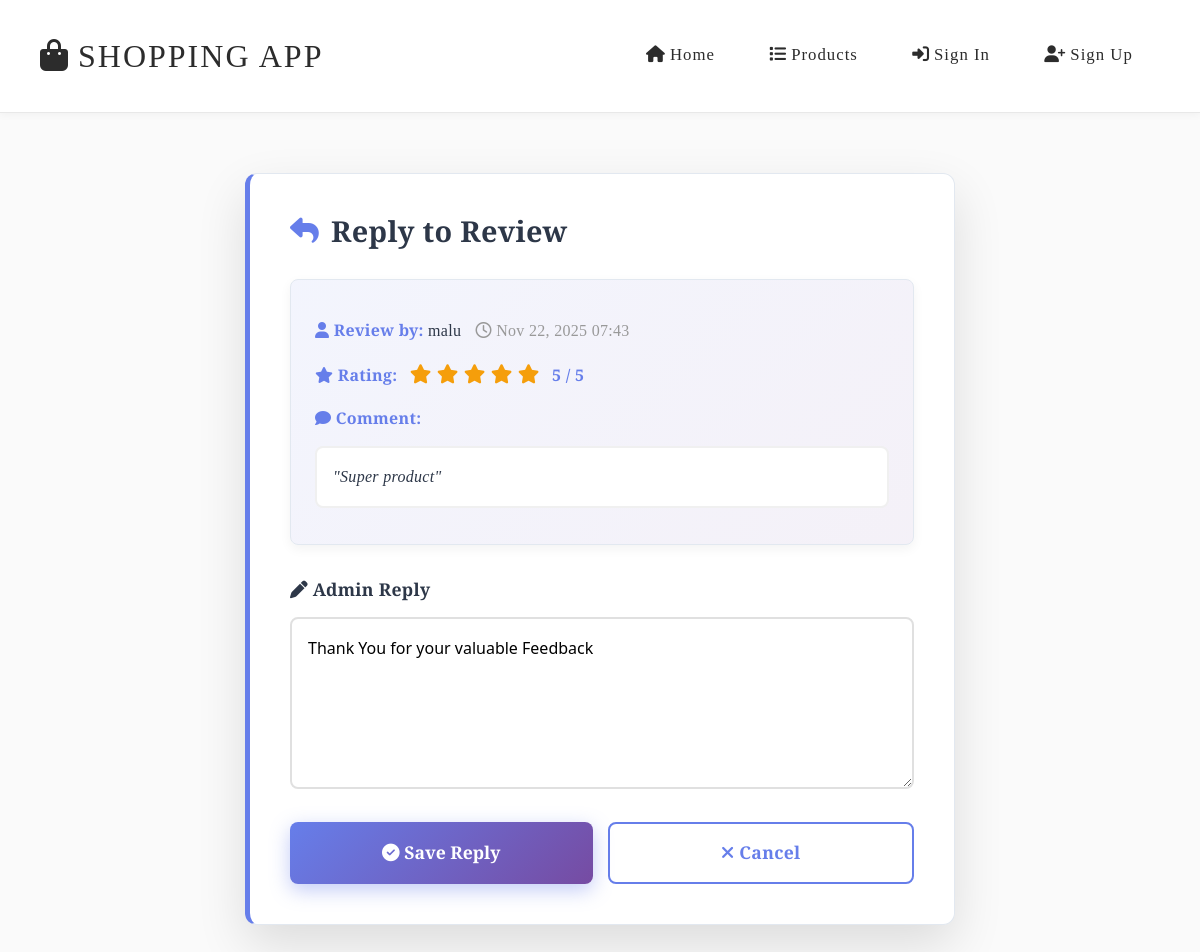
/reply-review/4/, run on the app's committed database.
### onlineshoppingapp/models.py (models this page shows, shortened)
class Review(models.Model):
    user = models.ForeignKey(User, on_delete=models.CASCADE)
    product = models.ForeignKey(Product, on_delete=models.CASCADE, related_name='reviews')
    rating = models.PositiveSmallIntegerField()
    comment = models.TextField(blank=True)
    admin_reply = models.TextField(blank=True, null=True)
    created_at = models.DateTimeField(auto_now_add=True)
    class Meta:
        unique_together = ('user', 'product')
        ordering = ('-created_at',)

### onlineshoppingapp/views.py (the view)
# urls.py: path('reply-review/<int:review_id>/', views.reply_to_review, name='reply_to_review'),
def reply_to_review(request, review_id):
    from onlineshoppingapp.models import Review
    review = Review.objects.get(id=review_id)
    if request.method == 'POST':
        reply = request.POST.get('admin_reply', '').strip()
        review.admin_reply = reply
        review.save()
        return redirect('admin_panel')
    context = {'review': review}
    return render(request, 'admin_reply.html', context)

### onlineshoppingapp/templates/admin_reply.html (shortened to what this page needs)
{% extends 'home.html' %}
{% block content %}
<div class="reply-container">
  <div class="reply-card">
    <h3>
      <i class="fas fa-reply"></i> Reply to Review
    </h3>
    <div class="review-info">
      <p>
        <strong><i class="fas fa-user"></i> Review by:</strong>
        {{ review.user.username }}
        <span style="color: #999; margin-left: 10px;">
          <i class="far fa-clock"></i> {{ review.created_at|date:"M d, Y H:i" }}
        </span>
      </p>
      <p>
        <strong><i class="fas fa-star"></i> Rating:</strong>
        <span class="rating-stars">
          {% for i in "12345" %}
            {% if forloop.counter <= review.rating %}
              <i class="fas fa-star"></i>
            {% else %}
              <i class="far fa-star"></i>
            {% endif %}
          {% endfor %}
        </span>
        <span style="margin-left: 8px; color: #667eea; font-weight: 700;">
          {{ review.rating }} / 5
        </span>
      </p>
      <p>
        <strong><i class="fas fa-comment"></i> Comment:</strong>
        <span style="display: block; margin-top: 12px; padding: 16px; background: #ffffff; border-radius: 8px; font-style: italic; border: 2px solid #f0f0f0; line-height: 1.6;">
          "{{ review.comment }}"
        </span>
      </p>
    </div>
    <form method="post" class="reply-form">
      <div>
        <label for="admin_reply">
          <i class="fas fa-pen"></i> Admin Reply
        </label>
        <textarea
          name="admin_reply"
          id="admin_reply"
          rows="5"
          placeholder="Enter your reply to this review..."
        >{{ review.admin_reply }}</textarea>
      </div>
      <div class="button-group">
        <button type="submit" class="btn-save">
          <span style="position: relative; z-index: 1;">
            <i class="fas fa-check-circle"></i> Save Reply
          </span>
        </button>
        <a href="{% url 'list' %}" class="btn-cancel">
          <i class="fas fa-times"></i> Cancel
        </a>
      </div>
    </form>
  </div>
</div>
{% endblock %}

### onlineshoppingapp/templates/home.html (style rules this page uses)
:root { --bg: #fafafa; --surface: #1a1a1a; --muted: #8b8b8b; --text: #2c2c2c; --accent: #d4af37; --accent-dark: #b8941f; --border: #e8e8e8; --radius: 2px; }
body { background: var(--bg); font-family: 'Cormorant Garamond', 'Playfair Display', Georgia, serif; color: var(--text); -webkit-font-smoothing:antialiased; -moz-osx-font-smoothing:grayscale; letter-spacing: 0.3px; line-height: 1.7; }

### onlineshoppingapp/templates/admin_reply.html (style rules this page uses)
.reply-container { max-width: 750px; margin: 40px auto; padding: 20px; }
.reply-card { background: #ffffff; border-radius: 12px; padding: 40px; box-shadow: 0 20px 50px rgba(0, 0, 0, 0.12); border: 1px solid #e2e8f0; position: relative; overflow: hidden; border-left: 5px solid #667eea; }
.reply-card h3 { color: #2d3748; font-size: 1.8rem; margin-bottom: 30px; font-weight: 700; display: flex; align-items: center; gap: 12px; }
.reply-card h3 i { color: #667eea; }
.review-info { background: linear-gradient(135deg, rgba(102, 126, 234, 0.08), rgba(118, 75, 162, 0.08)); padding: 24px; border-radius: 8px; margin-bottom: 30px; border: 1px solid #e2e8f0; box-shadow: 0 4px 12px rgba(0, 0, 0, 0.05); }
.review-info p { margin: 12px 0; color: #2d3748; font-size: 1rem; line-height: 1.8; }
.review-info strong { color: #667eea; font-weight: 700; }
.rating-stars { color: #f59e0b; font-size: 1.2rem; display: inline-block; margin-left: 8px; }
.reply-form label { display: block; color: #2d3748; font-weight: 700; margin-bottom: 12px; font-size: 1.1rem; }
.reply-form textarea { width: 100%; padding: 16px; border: 2px solid #e0e0e0; border-radius: 8px; font-size: 1rem; font-family: 'Segoe UI', Tahoma, Geneva, Verdana, sans-serif; transition: all 0.3s ease; resize: vertical; min-height: 150px; background: #ffffff; }
.button-group { display: flex; gap: 15px; margin-top: 25px; }
.btn-save { flex: 1; background: linear-gradient(135deg, #667eea 0%, #764ba2 100%); color: white; padding: 14px 28px; border: none; border-radius: 8px; cursor: pointer; font-size: 1.1rem; font-weight: 700; transition: all 0.3s ease; box-shadow: 0 6px 20px rgba(102, 126, 234, 0.4); position: relative; overflow: hidden; }
.btn-save::before { content: ''; position: absolute; top: 50%; left: 50%; width: 0; height: 0; border-radius: 50%; background: rgba(255, 255, 255, 0.3); transform: translate(-50%, -50%); transition: width 0.6s, height 0.6s; }
.btn-cancel { flex: 1; background: #ffffff; border: 2px solid #667eea; color: #667eea; padding: 14px 28px; border-radius: 8px; cursor: pointer; font-size: 1.1rem; font-weight: 700; transition: all 0.3s ease; text-decoration: none; text-align: center; display: block; }

### data on the page
Review: user.username "malu", created_at "Nov 22, 2025 07:43", rating "5", comment "Super product", admin_reply "Thank You for your valuable Feedback"
